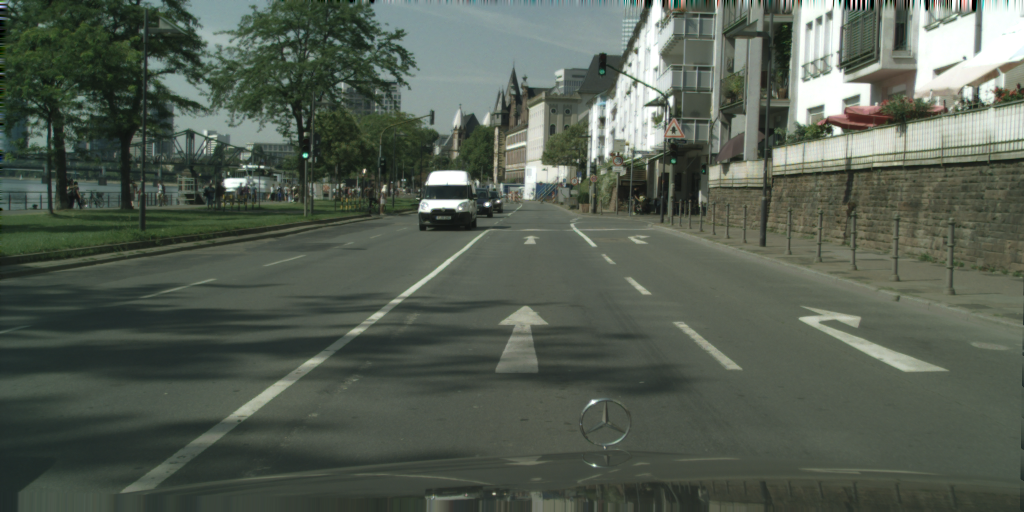
#> input picture images/frankfurt_000001_004736_leftImg8bit.png, 2048 x 1024 px (shown at 1/2 size); its folder holds only this picture in this run
$ python tfl.py --image images/frankfurt_000001_004736_leftImg8bit.png --dir images
#> lines starting #> are read from the running program, lines starting #| are printed output that depends on the picture
#> in test_find_tfl_lights, image is the input picture: shape (1024, 2048, 3); mean R, G, B 85, 94, 82.4
try:
    print("Elementary imports: ")
    import os
    import json
    import glob
    import argparse

    print("numpy/scipy imports:")
    import numpy as np
    from scipy import signal as sg
    import scipy.ndimage as ndimage
    from scipy.ndimage.filters import maximum_filter

    print("PIL imports:")
    from PIL import Image

    print("matplotlib imports:")
    import matplotlib.pyplot as plt
except ImportError:
    print("Need to fix the installation")
    raise

print("All imports okay. Yay!")

# [39 lines of commented-out code are left out]


def create_kernel():
    kernel = []
    for i in range(15):
        row = []
        for j in range(15):
            row.append(-0.2)
        kernel.append(row)
    for i in range(9):
        for j in range(9):
            kernel[i+3][j+3] = 0.34
    kernel[7][7] += 0.66
    return kernel

# [14 lines of commented-out code are left out]

def get_lights_indexes(data_max):
    x = ()
    y = ()
    size = data_max.shape
    for i in range(size[0]):
        for j in range(size[1]):
            if data_max[i][j]:
                x = x + (j,)
                y = y + (i,)
    return x, y

def calc_if_small_distance(x, y, tuple_x, tuple_y):
    current_point = np.array((x, y))
    for j in range(len(tuple_x)):
        index_x = tuple_x[j]
        index_y = tuple_y[j]
        point = np.array((index_x, index_y))
        if x != index_x or y != index_y:
            distance = np.linalg.norm(current_point - point)
            if (x == index_x and y != index_y) or (y == index_y and x != index_x):
                if distance <= 30:
                    return True
            else:
                if distance <= 10:
                    return True
    return False
# [23 lines of commented-out code are left out]

def seperate_color(tuple_x, tuple_y, src_image):
    x_red = ()
    y_red = ()
    x_green = ()
    y_green = ()

    points = zip(tuple_x, tuple_y)
    for x, y in points:
        red_val = src_image[y, x, 0]
        green_val = src_image[y, x, 1]
        if red_val >= green_val:
            x_red += (x,)
            y_red += (y,)
        else:
            x_green += (x,)
            y_green += (y,)
    return x_red, y_red, x_green, y_green


def find_tfl_lights(c_image: np.ndarray, **kwargs):
    """
    Detect candidates for TFL lights. Use c_image, kwargs and you imagination to implement
    :param c_image: The image itself as np.uint8, shape of (H, W, 3)
    :param kwargs: Whatever config you want to pass in here
    :return: 4-tuple of x_red, y_red, x_green, y_green

    """
    src_image = c_image
    c_image = np.dot(c_image[..., :3], [0.299, 0.587, 0.114])

    kernel = create_kernel()

    #c_image =  ndimage.gaussian_filter(c_image, sigma=1)
    mat_konvulutzia =  ndimage.convolve(c_image, kernel, mode='constant', cval=0.0)
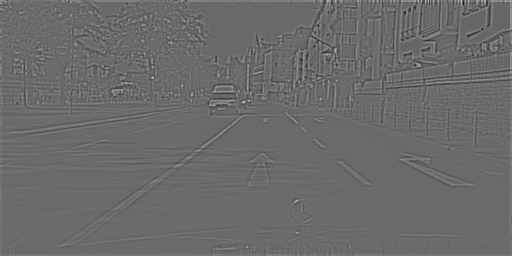
#> mat_konvulutzia: shape (1024, 2048) float64 (shown at 1/4 size); min -2980, max 4040.9, mean -44.9; drawn with min black and max white

    #plt.imshow(mat_konvulutzia, cmap="gray")

    data_max = maximum_filter(mat_konvulutzia, size=5)
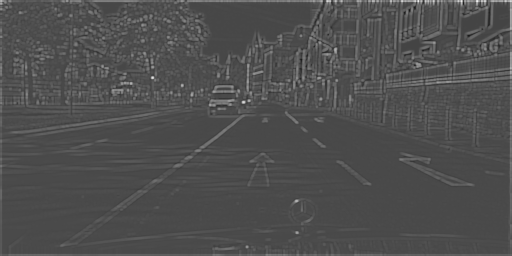
#> data_max: shape (1024, 2048) float64 (shown at 1/4 size); min -1689.8, max 4040.9, mean 93.9; drawn with min black and max white
    data_max[data_max <= kwargs['some_threshold']] = 0
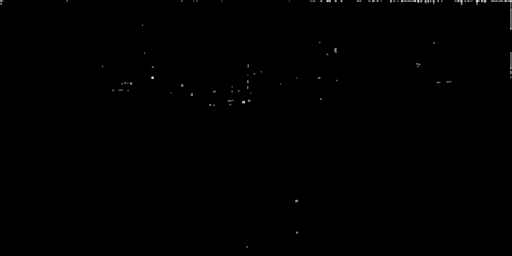
#> data_max: shape (1024, 2048) float64 (shown at 1/4 size); min 0, max 4040.9, mean 7.8; drawn with min black and max white

    data_max[data_max != mat_konvulutzia] = 0
    data_max[0:22, :] = 0
    data_max[-22:-1, :] = 0
    data_max[:, 0:22] = 0
    data_max[:, -22:-1] = 0


    tuple_x, tuple_y = get_lights_indexes(data_max)
#> tuple_x = 53 values, max 1801 at index 20, min 410 at index 9, mean 998.5; tuple_y = 53 values from 101 to 987

    tuple_x_zip = ()
    tuple_y_zip = ()
    for i in range(len(tuple_x)):
        current_index_x = tuple_x[i]
        current_index_y = tuple_y[i]
        if not calc_if_small_distance(current_index_x, current_index_y,tuple_x, tuple_y):
                tuple_x_zip += (current_index_x, )
                tuple_y_zip += (current_index_y, )
#> this loop made 53 passes
#> (current_index_x, current_index_y, tuple_x_zip, tuple_y_zip) on passes 1 to 4: (570, 101, (570,), (101,)), (1279, 170, (570, 1279), (101, 170)), (1736, 171, (570, 1279, 1736), (101, 170, 171)), (1341, 198, (570, 1279, 1736, 1341), (101, 170, 171, 198))
#> after the loop, tuple_x_zip = 43 values, max 1801 at index 15, min 410 at index 7, mean 981.8; tuple_y_zip = 43 values from 101 to 987

    x_red, y_red, x_green, y_green = seperate_color(tuple_x_zip, tuple_y_zip, src_image)
#> the loop in seperate_color, `for x, y in points:` made 43 passes
#> (x, y, red_val, green_val, x_red, y_red) on passes 6, 7, 12, 18: (1309, 217, 255, 255, (1309,), (217,)), (992, 263, 191, 187, (1309, 992), (217, 263)), (1017, 294, 230, 222, (1309, 992, 1017), (217, 263, 294)), (1751, 329, 199, 199, (1309, 992, 1017, 1751), (217, 263, 294, 329))
#> after the loop in seperate_color, `for x, y in points:`: x_green = 32 values, max 1801 at index 12, min 410 at index 5, mean 965.7; y_green = 32 values from 101 to 987
#> x_red = (1309, 992, 1017, 1751, 728, 990, 453, 996, 974, 921, 1186); y_red = (217, 263, 294, 329, 342, 350, 361, 402, 408, 418, 803); y_green = 32 values from 101 to 987

    return x_red, y_red, x_green, y_green


def show_image_and_gt(image, objs, fig_num=None):
    plt.figure(fig_num).clf()
    plt.imshow(image)
    labels = set()
    if objs is not None:
        for o in objs:
            poly = np.array(o['polygon'])[list(np.arange(len(o['polygon']))) + [0]]
            plt.plot(poly[:, 0], poly[:, 1], 'r', label=o['label'])
            labels.add(o['label'])
        if len(labels) > 1:
            plt.legend()


def test_find_tfl_lights(image_path, json_path=None, fig_num=None):
    """
    Run the attention code
    """
    image = np.array(Image.open(image_path))
    if json_path is None:
        objects = None
    else:
        gt_data = json.load(open(json_path))
        what = ['traffic light']
        objects = [o for o in gt_data['objects'] if o['label'] in what]

    show_image_and_gt(image, objects, fig_num)

    red_x, red_y, green_x, green_y = find_tfl_lights(image, some_threshold=1500)
#> red_x has the same summary as x_red in find_tfl_lights; red_y has the same summary as y_red in find_tfl_lights; green_x has the same summary as x_green in seperate_color; green_y = 32 values from 101 to 987
    plt.plot(red_x, red_y, 'r*', color='r', markersize=4)
    plt.plot(green_x, green_y, 'r*', color='g', markersize=4)


def main(argv=None):
    """It's nice to have a standalone tester for the algorithm.
    Consider looping over some images from here, so you can manually exmine the results
    Keep this functionality even after you have all system running, because you sometime want to debug/improve a module
    :param argv: In case you want to programmatically run this"""
    parser = argparse.ArgumentParser("Test TFL attention mechanism")
    parser.add_argument('-i', '--image', type=str, help='Path to an image')
    parser.add_argument("-j", "--json", type=str, help="Path to json GT for comparison")
    parser.add_argument('-d', '--dir', type=str, help='Directory to scan images in')
    args = parser.parse_args(argv)
    default_base = './images'
    if args.dir is None:
        args.dir = default_base
    flist = glob.glob(os.path.join(args.dir, '*_leftImg8bit.png'))
    for image in flist:
        json_fn = image.replace('_leftImg8bit.png', '_gtFine_polygons.json')
        if not os.path.exists(json_fn):
            json_fn = None
        test_find_tfl_lights(image, json_fn)
    if len(flist):
        print("You should now see some images, with the ground truth marked on them. Close all to quit.")
    else:
        print("Bad configuration?? Didn't find any picture to show")
    plt.show(block=True)
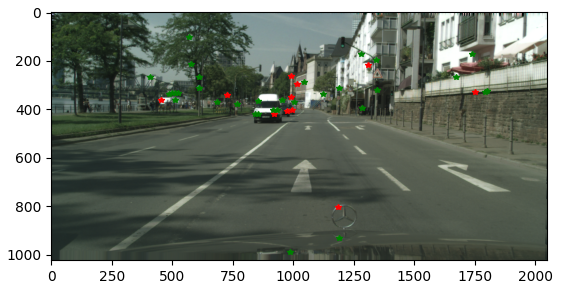
#> figure drawn by matplotlib, 1 panel


if __name__ == '__main__':
    main()

$ run again, on images/hanover_000000_052512_leftImg8bit.png
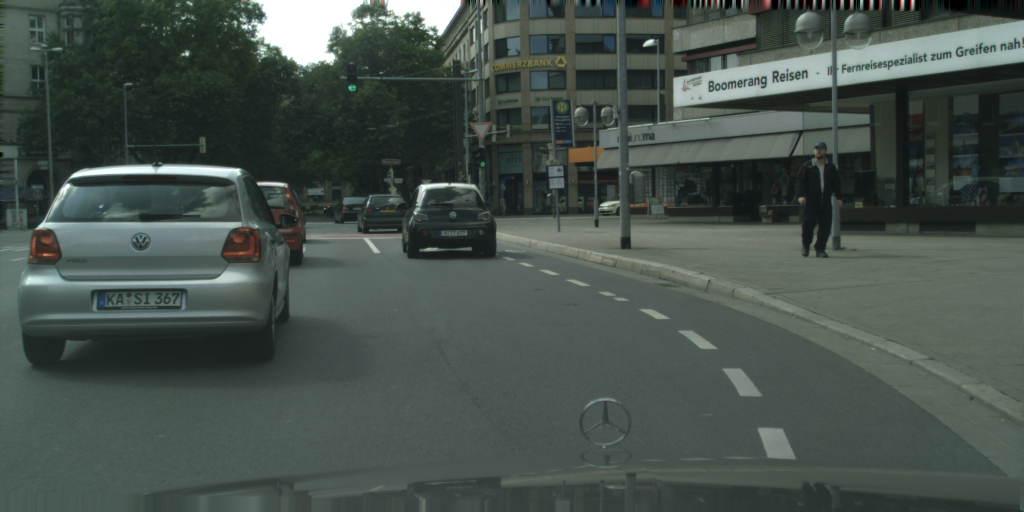
#> input picture images/hanover_000000_052512_leftImg8bit.png, 2048 x 1024 px (shown at 1/2 size)
#> in test_find_tfl_lights, image is the input picture: shape (1024, 2048, 3); mean R, G, B 70.7, 81.8, 76
#> in find_tfl_lights, `data_max[data_max <= kwargs['some_threshold']] = 0`:
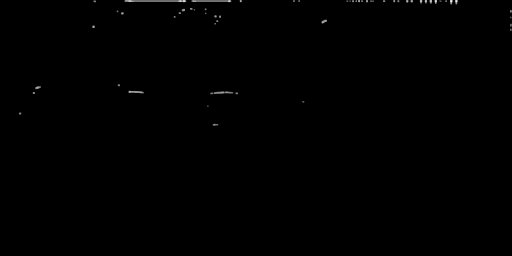
#> data_max: shape (1024, 2048) float64 (shown at 1/4 size); min 0, max 3486.8, mean 7.1; drawn with min black and max white
#> tuple_x = 36 values, max 1302 at index 12, min 80 at index 33, mean 736.1; tuple_y = 36 values from 35 to 499
#> the loop in find_tfl_lights, `for i in range(len(tuple_x)):` made 36 passes
#> (current_index_x, current_index_y, tuple_x_zip, tuple_y_zip) on passes 1, 2, 3, 6, 7: (765, 35, (765,), (35,)), (822, 37, (765, 822), (35, 37)), (777, 39, (765, 822, 777), (35, 37, 39)), (470, 46, (765, 822, 777, 470), (35, 37, 39, 46)), (718, 52, (765, 822, 777, 470, 718), (35, 37, 39, 46, 52))
#> after the loop in find_tfl_lights, `for i in range(len(tuple_x)):`: tuple_x_zip = 30 values, max 1302 at index 10, min 80 at index 27, mean 761.9; tuple_y_zip = 30 values from 35 to 499
#> the loop in seperate_color, `for x, y in points:` made 30 passes
#> (x, y, red_val, green_val, x_green, y_green) on passes 1 to 4: (765, 35, 244, 253, (765,), (35,)), (822, 37, 218, 237, (765, 822), (35, 37)), (777, 39, 192, 216, (765, 822, 777), (35, 37, 39)), (470, 46, 173, 214, (765, 822, 777, 470), (35, 37, 39, 46))
#> after the loop in seperate_color, `for x, y in points:`: x_green = 27 values, max 1302 at index 8, min 80 at index 24, mean 783.1; y_green = 27 values from 35 to 499
#> in find_tfl_lights, `x_red, y_red, x_green, y_green = seperate_color(tuple_x_zip, tuple_y_z..`: x_red = (879, 698, 135); y_red = (66, 67, 372); y_green = 27 values from 35 to 499
#> red_x = (879, 698, 135); red_y = (66, 67, 372); green_x has the same summary as x_green in seperate_color; green_y = 27 values from 35 to 499
#> in main, `plt.show(block=True)`:
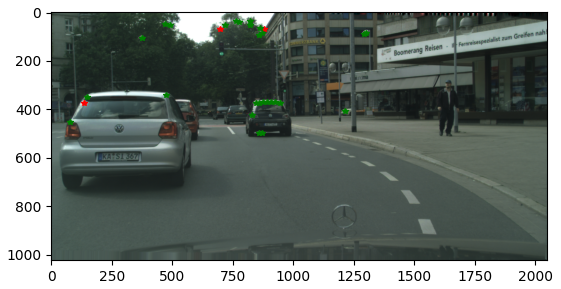
#> figure drawn by matplotlib, 1 panel

$ run again, on images/munster_000003_000019_leftImg8bit.png
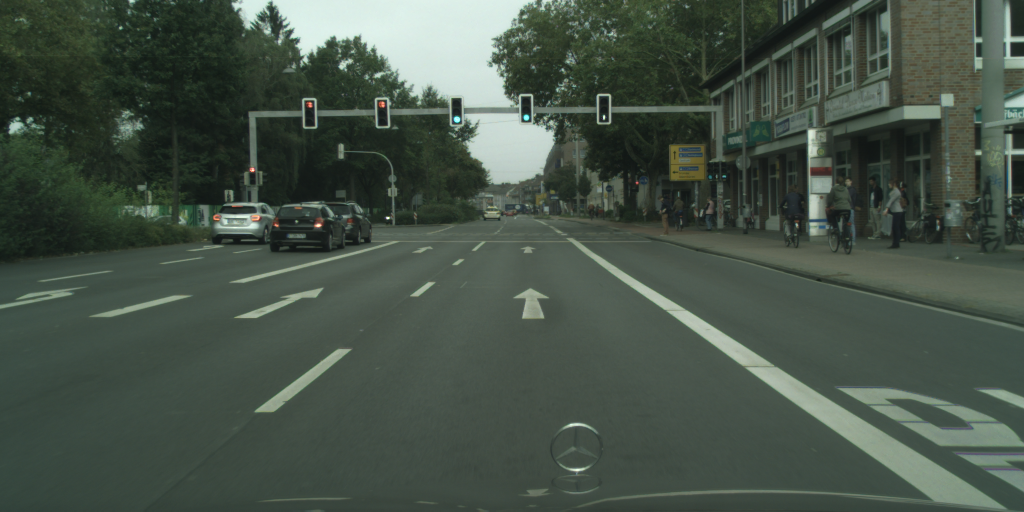
#> input picture images/munster_000003_000019_leftImg8bit.png, 2048 x 1024 px (shown at 1/2 size)
#> in test_find_tfl_lights, image is the input picture: shape (1024, 2048, 3); mean R, G, B 70.2, 82.8, 71.8
#> in find_tfl_lights, `data_max[data_max <= kwargs['some_threshold']] = 0`:
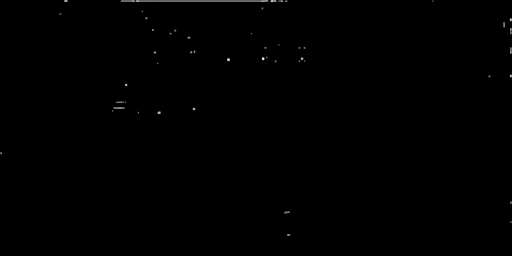
#> data_max: shape (1024, 2048) float64 (shown at 1/4 size); min 0, max 3447.8, mean 6.6; drawn with min black and max white
#> tuple_x = 42 values, max 2016 at index 4, min 241 at index 2, mean 882.6; tuple_y = 42 values from 33 to 939
#> the loop in find_tfl_lights, `for i in range(len(tuple_x)):` made 42 passes
#> (current_index_x, current_index_y, tuple_x_zip, tuple_y_zip) on passes 1 to 4: (1049, 33, (1049,), (33,)), (569, 45, (1049, 569), (33, 45)), (241, 55, (1049, 569, 241), (33, 45, 55)), (585, 72, (1049, 569, 241, 585), (33, 45, 55, 72))
#> after the loop in find_tfl_lights, `for i in range(len(tuple_x)):`: tuple_x_zip = 30 values, max 1958 at index 20, min 241 at index 2, mean 843.4; tuple_y_zip = 30 values from 33 to 939
#> the loop in seperate_color, `for x, y in points:` made 30 passes
#> (x, y, red_val, green_val, x_green, y_green) on passes 1 to 4: (1049, 33, 186, 211, (1049,), (33,)), (569, 45, 204, 227, (1049, 569), (33, 45)), (241, 55, 162, 195, (1049, 569, 241), (33, 45, 55)), (585, 72, 211, 230, (1049, 569, 241, 585), (33, 45, 55, 72))
#> in find_tfl_lights, `x_red, y_red, x_green, y_green = seperate_color(tuple_x_zip, tuple_y_z..`: x_red = (764, 620, 1207, 504, 775, 553, 637); y_red = (208, 209, 234, 339, 436, 450, 450); x_green = (1049, 569, 241, 585, 611, 700, 682, 1005, 755, 1115, 1061, 778, 1067, 1052, 914, 1102, 630, 1958, 468, 450, 1153, 1142, 1154); y_green = (33, 45, 55, 72, 119, 122, 134, 134, 150, 179, 191, 207, 230, 235, 239, 245, 253, 305, 409, 443, 848, 850, 939)
#> red_x = (764, 620, 1207, 504, 775, 553, 637); red_y = (208, 209, 234, 339, 436, 450, 450); green_x has the same summary as x_green in find_tfl_lights; green_y has the same summary as y_green in find_tfl_lights
#> in main, `plt.show(block=True)`:
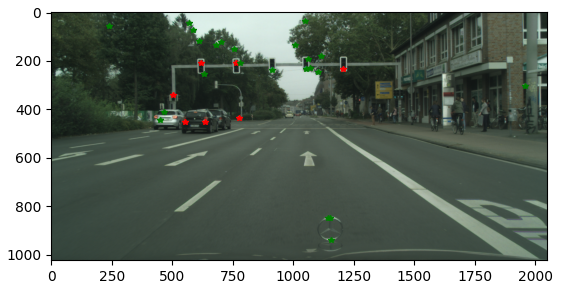
#> figure drawn by matplotlib, 1 panel
